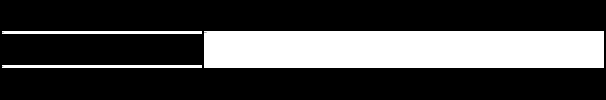
           <widget class="QFrame" name="frame_3">
            <property name="sizePolicy">
             <sizepolicy hsizetype="Preferred" vsizetype="Maximum">
              <horstretch>0</horstretch>
              <verstretch>0</verstretch>
             </sizepolicy>
            </property>
            <property name="styleSheet">
             <string notr="true">background-color: black;</string>
            </property>
            <property name="frameShape">
             <enum>QFrame::StyledPanel</enum>
            </property>
            <property name="frameShadow">
             <enum>QFrame::Raised</enum>
            </property>
            <layout class="QGridLayout" name="gridLayout_4">
             <property name="leftMargin">
              <number>1</number>
             </property>
             <property name="topMargin">
              <number>1</number>
             </property>
             <property name="rightMargin">
              <number>1</number>
             </property>
             <property name="bottomMargin">
              <number>1</number>
             </property>
             <property name="spacing">
              <number>2</number>
             </property>
             <item row="0" column="0">
              <widget class="QLabel" name="NameLabel_3">
               <property name="sizePolicy">
                <sizepolicy hsizetype="Minimum" vsizetype="Maximum">
                 <horstretch>0</horstretch>
                 <verstretch>0</verstretch>
                </sizepolicy>
               </property>
               <property name="minimumSize">
                <size>
                 <width>200</width>
                 <height>0</height>
                </size>
               </property>
               <property name="font">
                <font>
                 <family>Times New Roman,Times,serif</family>
                 <pointsize>-1</pointsize>
                </font>
               </property>
               <property name="styleSheet">
                <string notr="true">background-color: white;</string>
               </property>
               <property name="text">
                <string>von:</string>
               </property>
               <property name="alignment">
                <set>Qt::AlignLeading|Qt::AlignLeft|Qt::AlignTop</set>
               </property>
              </widget>
             </item>
             <item row="1" column="0">
              <widget class="QLabel" name="SurnameLabel_3">
               <property name="sizePolicy">
                <sizepolicy hsizetype="Minimum" vsizetype="Maximum">
                 <horstretch>0</horstretch>
                 <verstretch>0</verstretch>
                </sizepolicy>
               </property>
               <property name="minimumSize">
                <size>
                 <width>200</width>
                 <height>0</height>
                </size>
               </property>
               <property name="font">
                <font>
                 <family>Times New Roman,Times,serif</family>
                 <pointsize>-1</pointsize>
                </font>
               </property>
               <property name="styleSheet">
                <string notr="true">background-color: white;</string>
               </property>
               <property name="text">
                <string>bis:</string>
               </property>
               <property name="alignment">
                <set>Qt::AlignLeading|Qt::AlignLeft|Qt::AlignTop</set>
               </property>
              </widget>
             </item>
             <item row="0" column="2" rowspan="2">
              <widget class="QLabel" name="Name_3">
               <property name="sizePolicy">
                <sizepolicy hsizetype="Minimum" vsizetype="Preferred">
                 <horstretch>0</horstretch>
                 <verstretch>0</verstretch>
                </sizepolicy>
               </property>
               <property name="minimumSize">
                <size>
                 <width>400</width>
                 <height>0</height>
                </size>
               </property>
               <property name="font">
                <font>
                 <family>Times New Roman,Times,serif</family>
                 <pointsize>-1</pointsize>
                </font>
               </property>
               <property name="styleSheet">
                <string notr="true">background-color: white;</string>
               </property>
               <property name="text">
                <string>Firma:</string>
               </property>
               <property name="alignment">
                <set>Qt::AlignLeading|Qt::AlignLeft|Qt::AlignTop</set>
               </property>
               <property name="wordWrap">
                <bool>true</bool>
               </property>
              </widget>
             </item>
            </layout>
           </widget>
